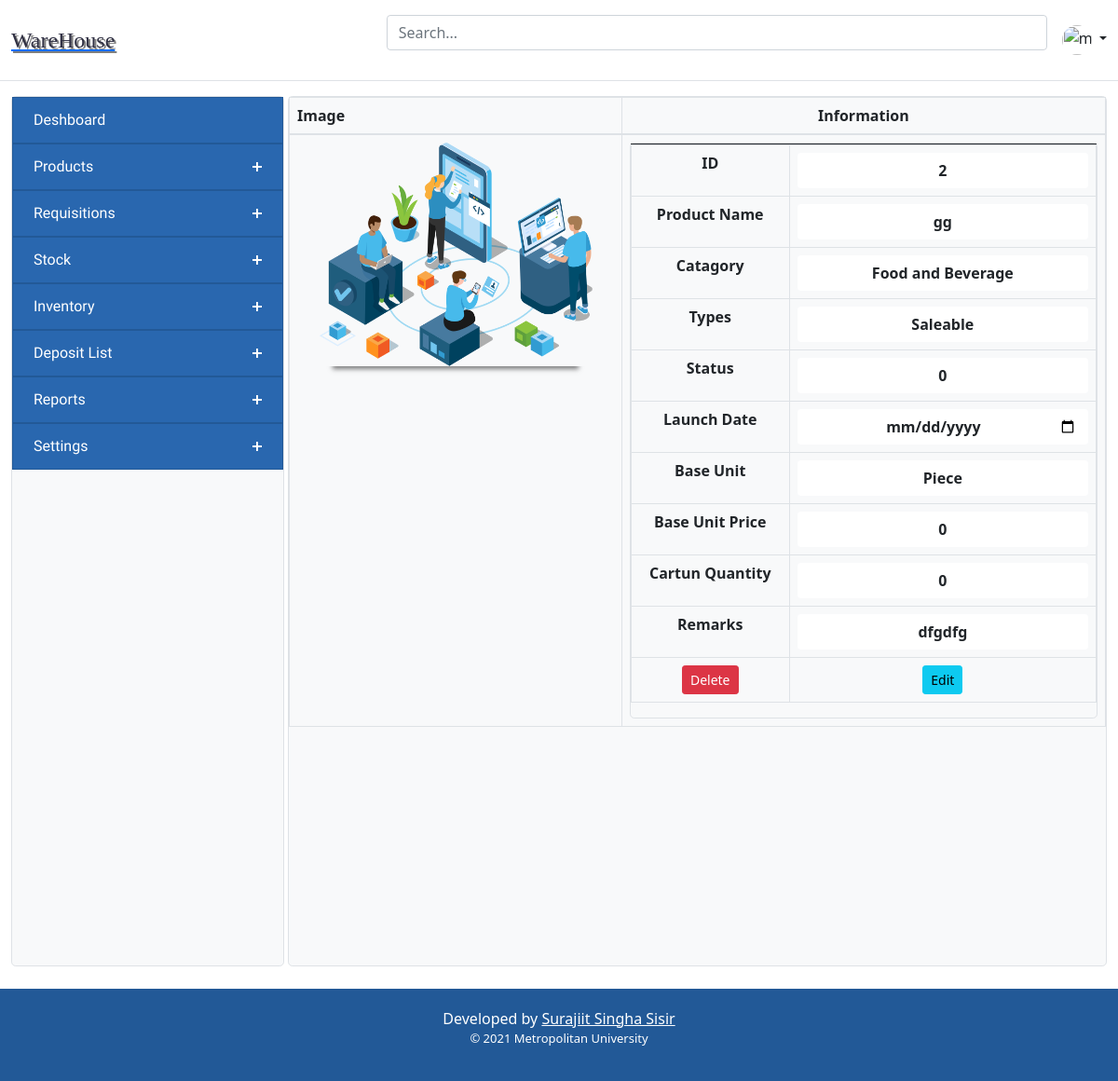
Page /product_view/2 on the committed database.
### tables this page shows
CREATE TABLE `table_product` (
  `id` int(11) NOT NULL,
  `product_name` varchar(100) NOT NULL,
  `catagory` varchar(100) NOT NULL,
  `type` varchar(60) NOT NULL,
  `source` varchar(100) NOT NULL,
  `activity` varchar(60) NOT NULL,
  `lunch_date` date NOT NULL,
  `image` varchar(255) NOT NULL,
  `base_unit` varchar(100) NOT NULL,
  `base_qnty_price` double NOT NULL,
  `carton` int(11) NOT NULL,
  `carton_price` double NOT NULL,
  `remarks` varchar(255) NOT NULL,
  `created` timestamp NOT NULL DEFAULT current_timestamp()
);

### application/controllers/ProductController.php (called while the page is built, shortened)
<?php
class ProductController extends CI_Controller {
	public function __construct(){
		$this->load->helper(array('form', 'url'));
        $this->load->library('form_validation');
		$this->load->model('Product_Model');
	}
    public function product_view($id){
        $data['header_src'] = $this->load->view('inc/header_src', '', true);
        $data['header'] = $this->load->view('inc/header', '', true);
        $data['sidebar'] = $this->load->view('inc/sidebar', '', true);
        $data['footer'] = $this->load->view('inc/footer', '', true);
        $data['product_info'] = $this->Product_Model->select_single_row($id);
        $this->load->view('Componants/product_view', $data);
    }
}

### index.php (called while the page is built, shortened)
<?php
require_once BASEPATH.'core/CodeIgniter.php';

### application/models/Product_Model.php (called while the page is built, shortened)
<?php
    class Product_Model extends CI_Model {
        public function select_single_row($id){
            $this->db->where('id', $id);
            $query = $this->db->get('table_product')->row();
            return $query;
        }
}
?>

### application/views/Componants/product_view.php (the view)
<?= $header_src;?>
<main>
<?= $header; ?>
        <div class="container-fluid pb-4">
        <div class="d-grid gap-1" style="grid-template-columns: 1fr 3fr;">
            <?= $sidebar;?>
            <div class="bg-light border rounded-3">
                <table class="table table-bordered">
            <thead>
              <tr>
                <th scope="col">Image</th>
                <th class="text-center" scope="col">Information</th>
              </tr>
            </thead>
            <tbody>
              <tr>
                <th scope="col">
                  <div class="zoom-image-container" align="center" class="text-center">
                    <div class="zoom-image" src="<?= base_url('image/bill.jpg')?>">
                      <img height="240px" src="<?= base_url($product_info->image)?>" />
                    </div>
                  </div>
                </th>
                <th>
                  <div class="border rounded-3">
                    <table class="table font-weight-bold table-hover table-bordered">
                      <form method="post" action="<?= base_url()?>product_update_view">
                      <tr>
                      <tr>
                        <td align="center">ID</td>
                        <td align="center"><input class="form-control text-center font-weight-bold border-0" type="text" name="id" value="<?= $product_info->id?>"></td>
                      </tr>
                      <tr>
                        <td align="center">Product Name</td>
                        <td align="center"><input class="form-control text-center font-weight-bold border-0" type="text" name="product_name" value="<?= $product_info->product_name?>"></td>
                      </tr>
                      <tr>
                        <td align="center">Catagory</td>
                        <td align="center"><input class="form-control text-center font-weight-bold border-0" type="text" name="catagory" value="<?= $product_info->catagory?>"></td>
                      </tr>
                      <tr>
                        <td align="center">Types</td>
                        <td align="center"><input class="form-control text-center font-weight-bold border-0" type="text" name="type" value="<?= $product_info->type?>"></td>
                      </tr>
                      <tr>
                        <td align="center">Status</td>
                        <td align="center"><input class="form-control text-center font-weight-bold border-0" type="text" name="activity" value="<?= $product_info->activity?>"></td>
                      </tr>
                      <tr>
                        <td align="center">Launch Date</td>
                        <td align="center"><input class="form-control text-center font-weight-bold border-0" type="date" name="lunch_date" value="<?= $product_info->lunch_date?>"></td>
                      </tr>
                      <tr>
                        <td align="center">Base Unit</td>
                        <td align="center"><input class="form-control text-center font-weight-bold border-0" type="text" name="base_unit" value="<?= $product_info->base_unit?>"></td>
                      </tr>
                      <tr>
                        <td align="center">Base Unit Price</td>
                        <td align="center"><input class="form-control text-center font-weight-bold border-0" type="text" name="base_qnty_price" value="<?= $product_info->base_qnty_price?>"></td>
                      </tr>
                      <tr>
                        <td align="center">Cartun Quantity</td>
                        <td align="center"><input class="form-control text-center font-weight-bold border-0" type="text" name="carton_price" value="<?= $product_info->carton_price?>"></td>
                      </tr>
                      <tr>
                        <td align="center">Remarks</td>
                        <td align="center"><input class="form-control text-center font-weight-bold border-0" type="text" name="remarks" value="<?= $product_info->remarks?>"></td>
                      </tr>
                      <tr>
                        <td align="center"><a class="btn btn-danger btn-sm" href="<?= base_url()?>delete_product/<?= $product_info->id?>">Delete</a></td>
                        <td align="center"><a href=""><button type="submit" class="btn btn-info btn-sm">Edit</button></a></td>
                      </tr>
                      </form>
                    </table>
                  </div>
                </th>
              </tr>
            </tbody>
          </table>
                <br><br><br><br><br><br><br><br><br><br>
            </div>
        </div>
    </div>
  </main>
</body>
<?= $footer; ?>

### assets/css/viewProducts.css (style rules this page uses)
.zoom-image-container { position: relative; transform: translate(0%, 0%); z-index: 2; }
.zoom-image { cursor: zoom-in; position: relative; }
.zoom-image img { border-radius: 5px; box-shadow: 0 18px 5px -15px rgba( 0, 0, 0, .5 ); }

### rows in the picture
table_product: image (picture), id "2", product_name "gg", catagory "Food and Beverage", type "Saleable", activity "0", base_unit "Piece", base_qnty_price "0", carton_price "0", remarks "dfgdfg"
